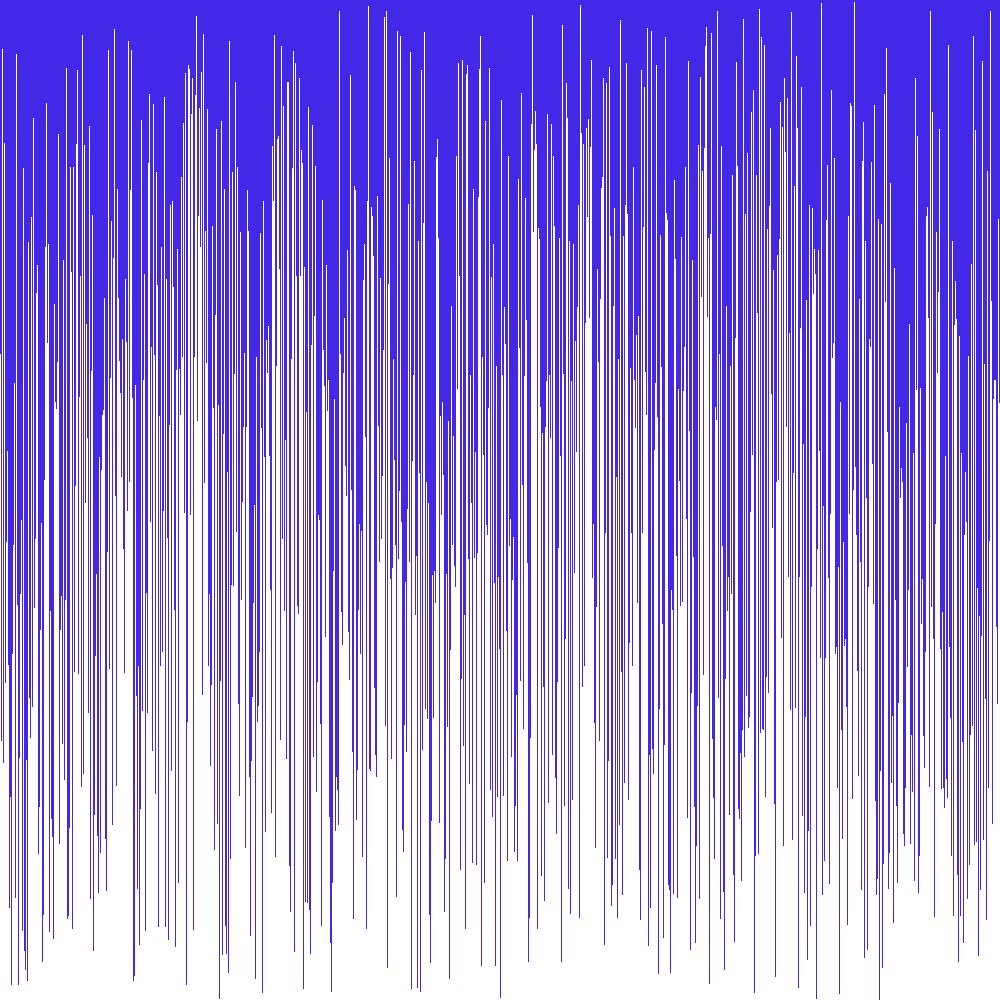
Frame 1 (no input)
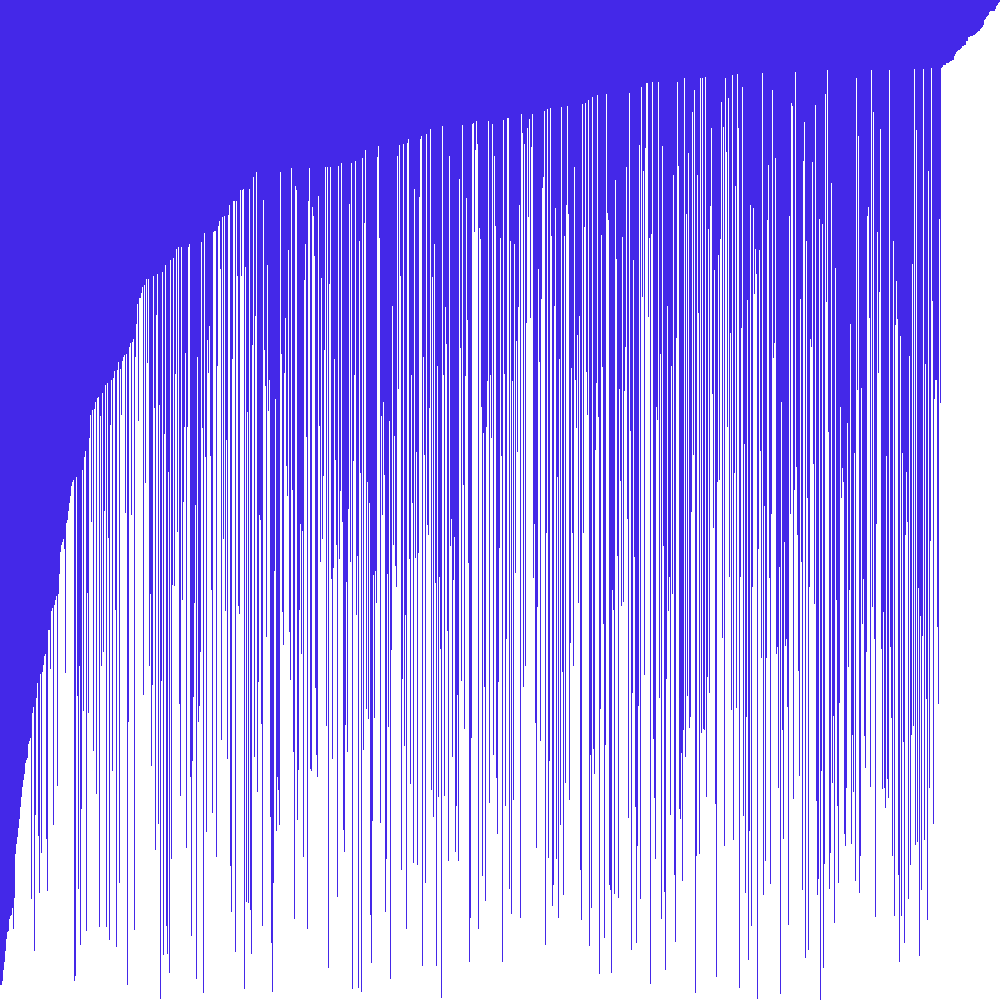
Frame 60 (the mouse pressed at the canvas centre just before this capture)
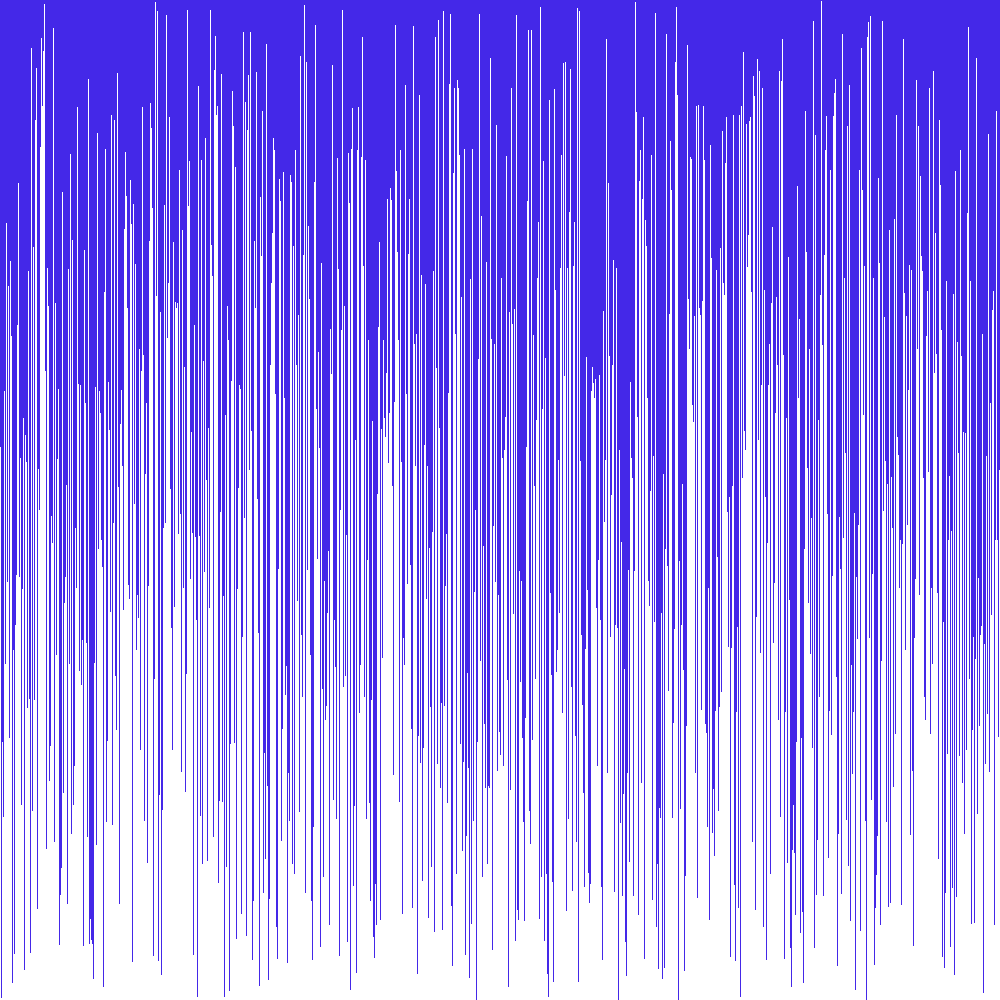
Frame 120 (the mouse held since frame 60 and released just before this capture)

The Processing sketch that drew these frames (run headless with seeded random() and noise(); from frame 60 on, the mouse is pressed at the canvas centre):

// Processing sketch: Visual_Array_Sorter
// ── Visual_Array_Sorter.pde
  //1. create an array of ints. don't initialize it yet. //<>//
  int[] array; //<>//
  void setup() { //<>//
  //2. set the size of your window //<>//
  size(1000,1000); //<>//
  //  if you are using Processing 3, you cannot use variables //<>//
  //  because the developers don't know how programming is supposed to work. //<>//
  //3. initialize your array with the built in width variable //<>//
  array = new int[width]; //<>//
  //4. initialize the ints in the array with random numbers //<>//
  //   from 0 to the built in height variable //<>//
  randomize(); //<>//
  //5. call the noStroke() method //<>//
  noStroke(); //<>//
} //<>//
  void draw() { //<>//
  //6. set the background color with background(r, g, b); //<>//
  background(68,40,232); //<>//
  //7. set the color for your graph //<>//
  color(255); //<>//
  //8. draw a rectangle for each int in your array. //<>//
  for(int i=0; i < array.length; i++){ //<>//
    rect(i,height,1,-array[i]); //<>//
  } //<>//
  //   the x value will be the current index in the array //<>//
  //   the y value will the height variable //<>//
  //   the width is 1 (one) //<>//
  //   the height is negative the value of the element at the current index of the array //<>//
  //9. call the stepSort method //<>//
  stepSort(array);
  //10. extract the code that randomizes the array into a method //<>//
  
  //11. call the method you made in step 10 when the mouse is pressed //<>//
  if(mousePressed){
    randomize();
  }
} //<>//
void randomize(){
  for(int i=0; i < array.length; i++){
    array[i] = (int) random (0,height);
  }
}
void stepSort(int[] arr) { //<>//
  for (int i = 1; i < arr.length; i++) { //<>//
    if (arr[i - 1] > arr[i]) { //<>//
      int t = arr[i]; //<>//
      arr[i] = arr[i - 1]; //<>//
      arr[i - 1] = t; //<>//
    } //<>//
  } //<>//
} //<>//
